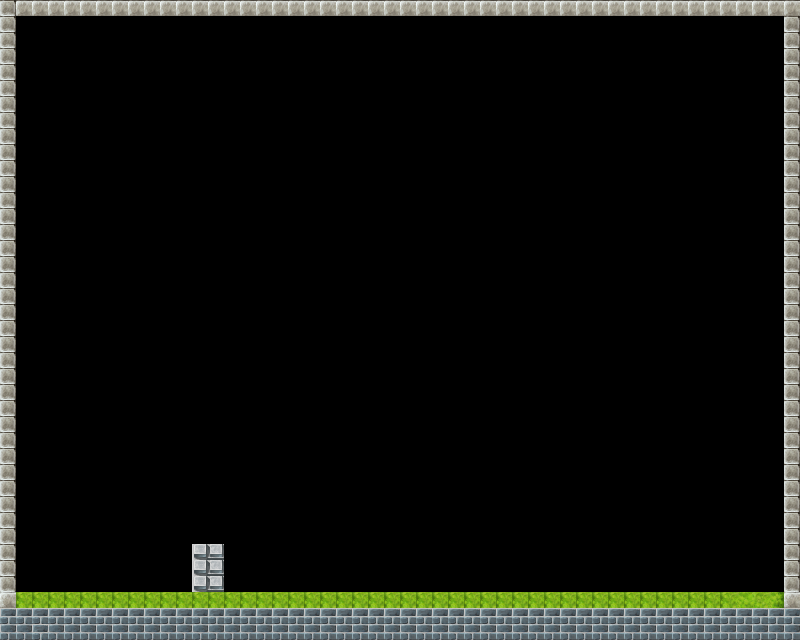

Below is a game level as drawn by its tile map, then a one-line description and the .tmx that defines it (tile-layer data replaced by summaries):
An orthogonal 50x40 tile map with 16x16 px tiles, 1 tile layer (background), 1 hidden layer not drawn and 3 objects (2x Enemy, Player).

<map version="1.4" tiledversion="1.4.3" orientation="orthogonal" renderorder="right-down" width="50" height="40" tilewidth="16" tileheight="16" infinite="0" nextlayerid="7" nextobjectid="10">
 <tileset firstgid="1" name="tileset_basic" tilewidth="16" tileheight="16" tilecount="960" columns="32">
  <image source="tilesets/tileset_basic.png" width="512" height="480" />
 </tileset>
 <layer id="3" name="background" width="50" height="40" locked="1">
  <data>[2000 cells, 278 non-empty, 11 distinct tile ids]</data>
 </layer>
 <layer id="6" name="walls" width="50" height="40" visible="0">
  <data>[2000 cells, 278 non-empty, 6 distinct tile ids]</data>
 </layer>
 <objectgroup id="5" name="objects">
  <object id="3" name="Player1" type="Player" x="108" y="510" width="64" height="58" />
  <object id="4" name="Enemy1" type="Enemy" x="656" y="512" width="64" height="58" />
  <object id="9" name="Enemy2" type="Enemy" x="521.333" y="512" width="86.6667" height="56" />
 </objectgroup>
</map>
